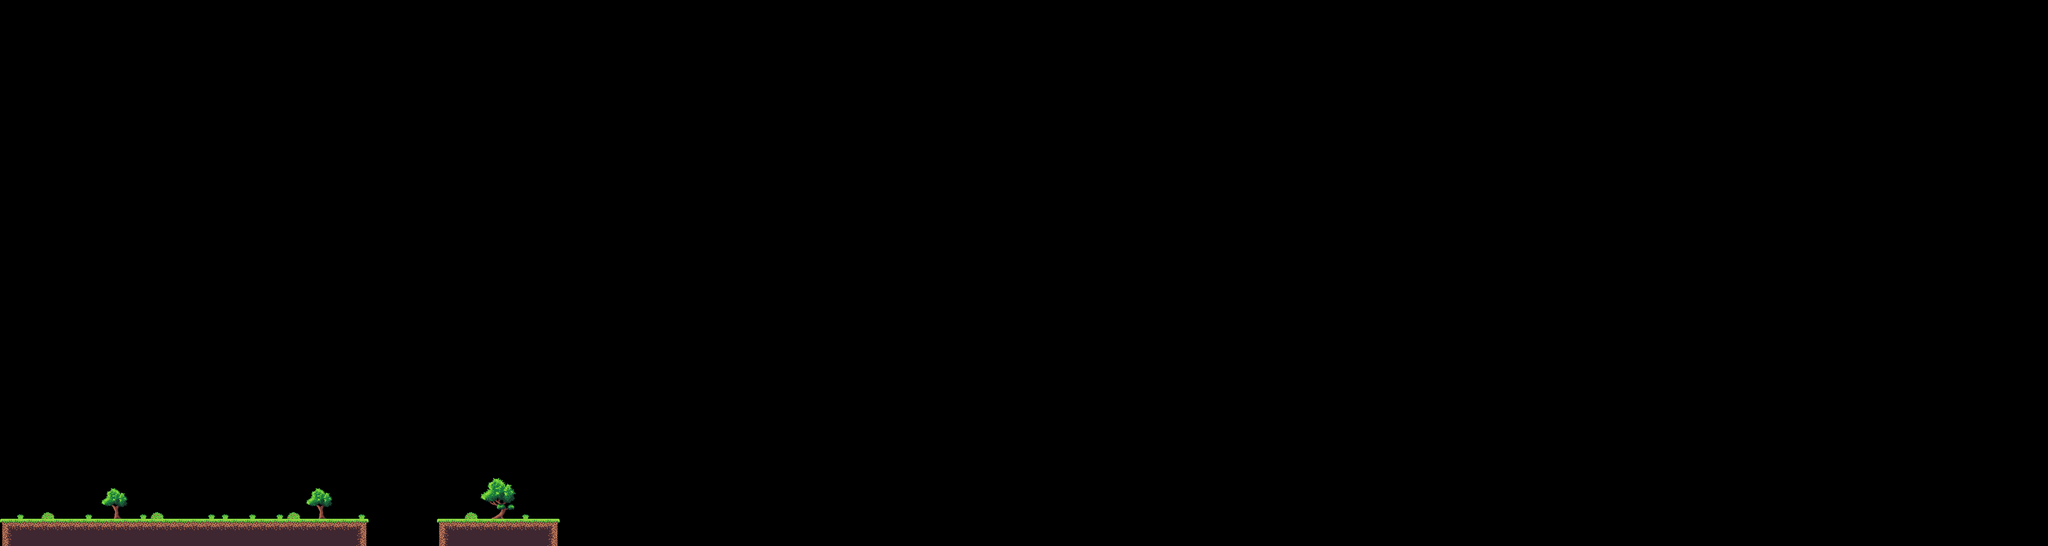

Rendered tile map (Tiled .tmx) drawn with the repository's tilesets; below, a short description and the map source with its tile grids summarised:
An orthogonal 150x40 tile map with 32x32 px tiles, 3 tile layers (Decoration, Background, Terrain), 4 tilesets and 2 objects.

<map version="1.9" tiledversion="1.9.2" orientation="orthogonal" renderorder="right-down" width="150" height="40" tilewidth="32" tileheight="32" infinite="0" nextlayerid="5" nextobjectid="3">
 <tileset firstgid="1" source="tileset/tilesetgrass.tsx" />
 <tileset firstgid="41" source="tileset/tree.tsx" />
 <tileset firstgid="59" source="tileset/bush.tsx" />
 <tileset firstgid="60" source="tileset/grass.tsx" />
 <layer id="1" name="Decoration" width="150" height="40">
  <data>[6000 cells, 39 non-empty, 19 distinct tile ids]</data>
 </layer>
 <layer id="4" name="Background" width="150" height="40">
  <data>[6000 cells, 0 non-empty, 0 distinct tile ids]</data>
 </layer>
 <layer id="2" name="Terrain" width="150" height="40">
  <data>[6000 cells, 72 non-empty, 6 distinct tile ids]</data>
 </layer>
 <objectgroup id="3" name="Collisions">
  <object id="1" x="0.5" y="1217.33" width="862.333" height="61.8333" />
  <object id="2" x="1022.5" y="1217.25" width="290.25" height="63.75" />
 </objectgroup>
</map>
